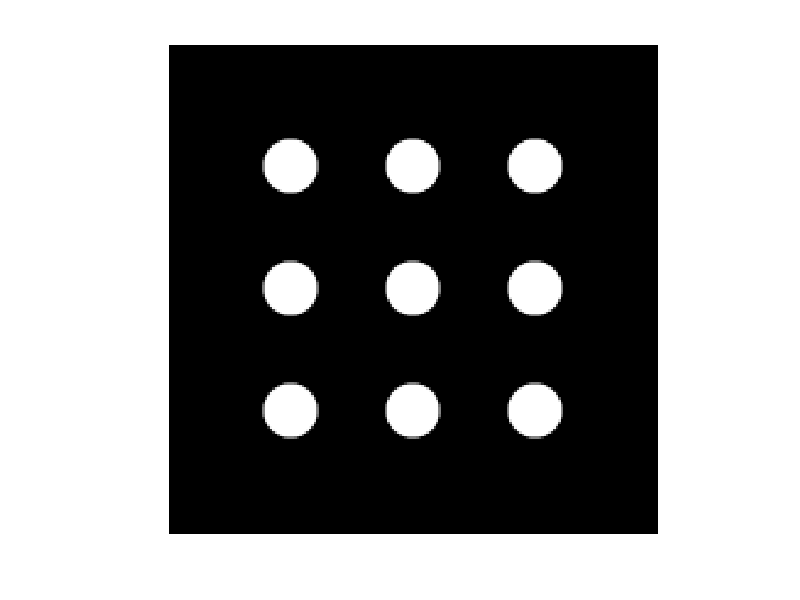

Here is the MATLAB script that generated this plot:
%% ray-tracing for an aperture only


% declare point sources in world space.  The camera is usually at [0 0 0],
% and pointing towards -z.  We are using a right-handed coordinate system.
pointSources = [0 0 -10;
                0 5 -10;
                0 -5 -10;
                5 0 -10;
                5 5 -10;
                5 -5 -10;
                -5 0 -10;
                -5 5 -10;
                -5 -5 -10;];
 

%sensor properties
sensor.size = [24 24]; %in mm
sensor.position = [0 0 100]; 
sensor.resolution = [200 200];
sensor.image = zeros(sensor.resolution);
% sensor.focalLength = 50; %in mm

apertureRadius =1; % in mm

% this position should NOT change
lensCenterPosition = [0 0 0];

%loop through all point sources
for curInd = 1:size(pointSources, 1);
    
    curPointSource = pointSources(curInd, :);
    
    %trace ray from point source to lens center, to image.  This helps
    %determine the point of focus
    centerRay.origin = curPointSource;
    centerRay.direction = lensCenterPosition - centerRay.origin;
    centerRay.direction = centerRay.direction./norm(centerRay.direction);
    
    %loop through aperture positions and uniformly sample the aperture
    %everything is done in vector form for speed
    [apertureSample.X, apertureSample.Y] = meshgrid(linspace(-1, 1, 90),linspace(-1, 1, 90)); %adjust this if needed
    
    %assume a circular aperture, and make a mask that is 1 when the pixel
    %is within a circle of radius .5
    apertureMask = (apertureSample.X.^2 + apertureSample.Y.^2) <= 1;
    
    scaledApertureSample.X = apertureSample.X .* apertureRadius; 
    scaledApertureSample.Y = apertureSample.Y .* apertureRadius; 
    
    %remove cropped sections of aperture
    croppedApertureSample.X =  scaledApertureSample.X;
    croppedApertureSample.X(apertureMask == 0) = [];
    croppedApertureSample.X = croppedApertureSample.X';
    croppedApertureSample.Y =  scaledApertureSample.Y;
    croppedApertureSample.Y(apertureMask == 0) = [];
    croppedApertureSample.Y = croppedApertureSample.Y';
    
    %calculate the origin and direction of the rays
    rays.origin = repmat(curPointSource, [size(croppedApertureSample.Y(:), 1) 1] );   %the new origin will just be the position of the current light source
    rays.direction = [(croppedApertureSample.X(:) -  rays.origin(:,1)) (croppedApertureSample.Y(:) -  rays.origin(:,2)) (lensCenterPosition(3) - rays.origin (:,3)) .* ones(size(croppedApertureSample.Y(:)))];
    rays.direction = rays.direction./repmat( sqrt(rays.direction(:, 1).^2 + rays.direction(:, 2).^2 + rays.direction(:,3).^2), [1 3]); %normalize direction
    
    %calculate intersection point at sensor
    intersectZ = repmat(sensor.position(3), [size(rays.origin, 1) 1]);
    intersectT = (intersectZ - rays.origin(:, 3))./rays.direction(:, 3);
    
    intersectPosition = rays.origin + rays.direction .* repmat(intersectT, [1 3]);
    imagePixel = [intersectPosition(:,2) intersectPosition(:, 1)]; 
    imagePixel = round(imagePixel + repmat( sensor.resolution./2, [size(imagePixel,1) 1]));
    
    %make sure imagePixel is in range;
    imagePixel(imagePixel < 1) = 1;
    imagePixel = min(imagePixel, repmat(sensor.resolution, [size(imagePixel,1) 1]));
    
    %add a value to the intersection position
    for i = 1:size(croppedApertureSample.Y(:))
        sensor.image(imagePixel(i,1), imagePixel(i,2)) =  sensor.image(imagePixel(i,1), imagePixel(i,2)) + 1;  %sensor.image(imagePixel(:,1), imagePixel(:,2)) + 1;
    end
end

figure; imshow(sensor.image/ max(sensor.image(:)));
